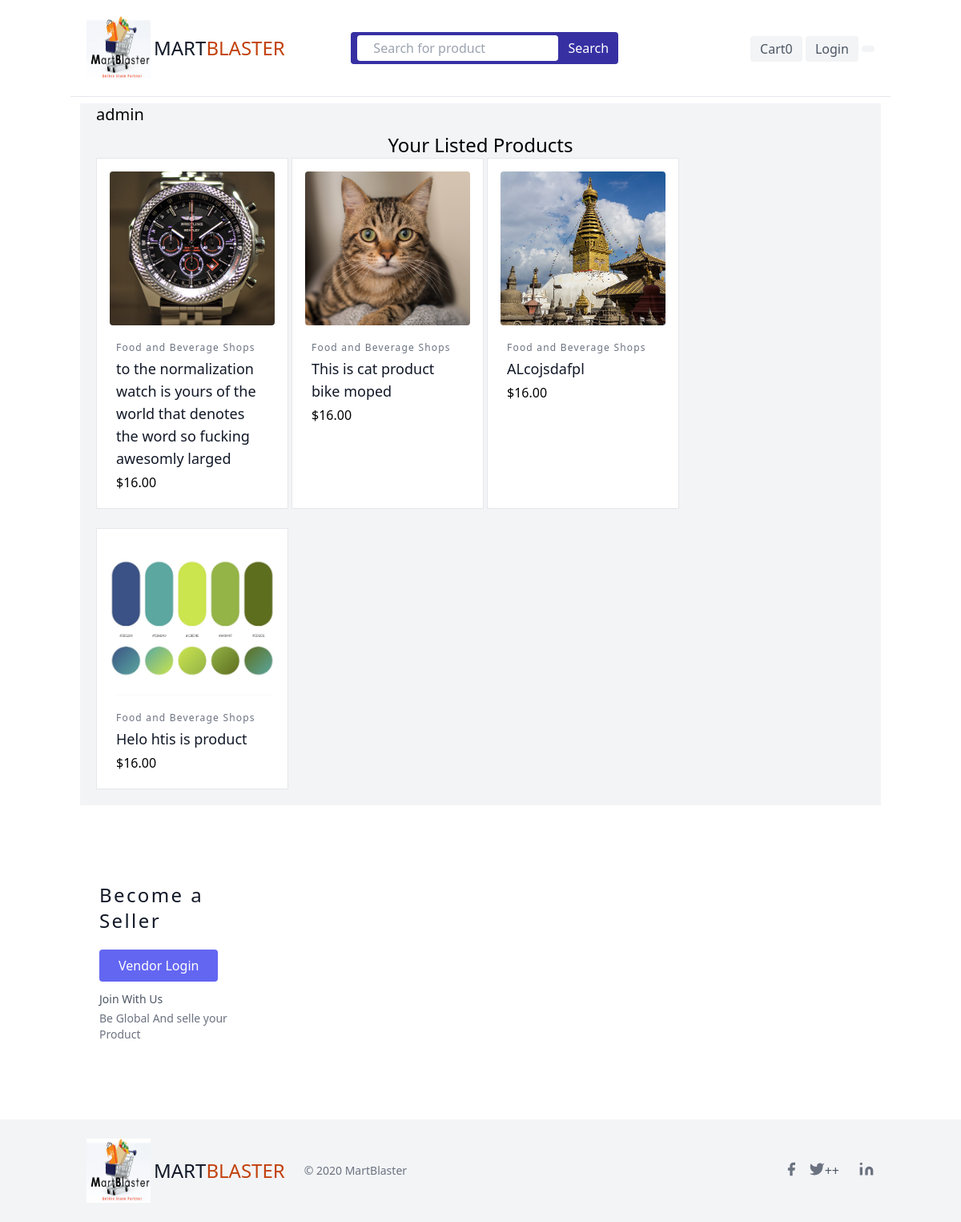
Page /vendors/1 on the earlier database version.
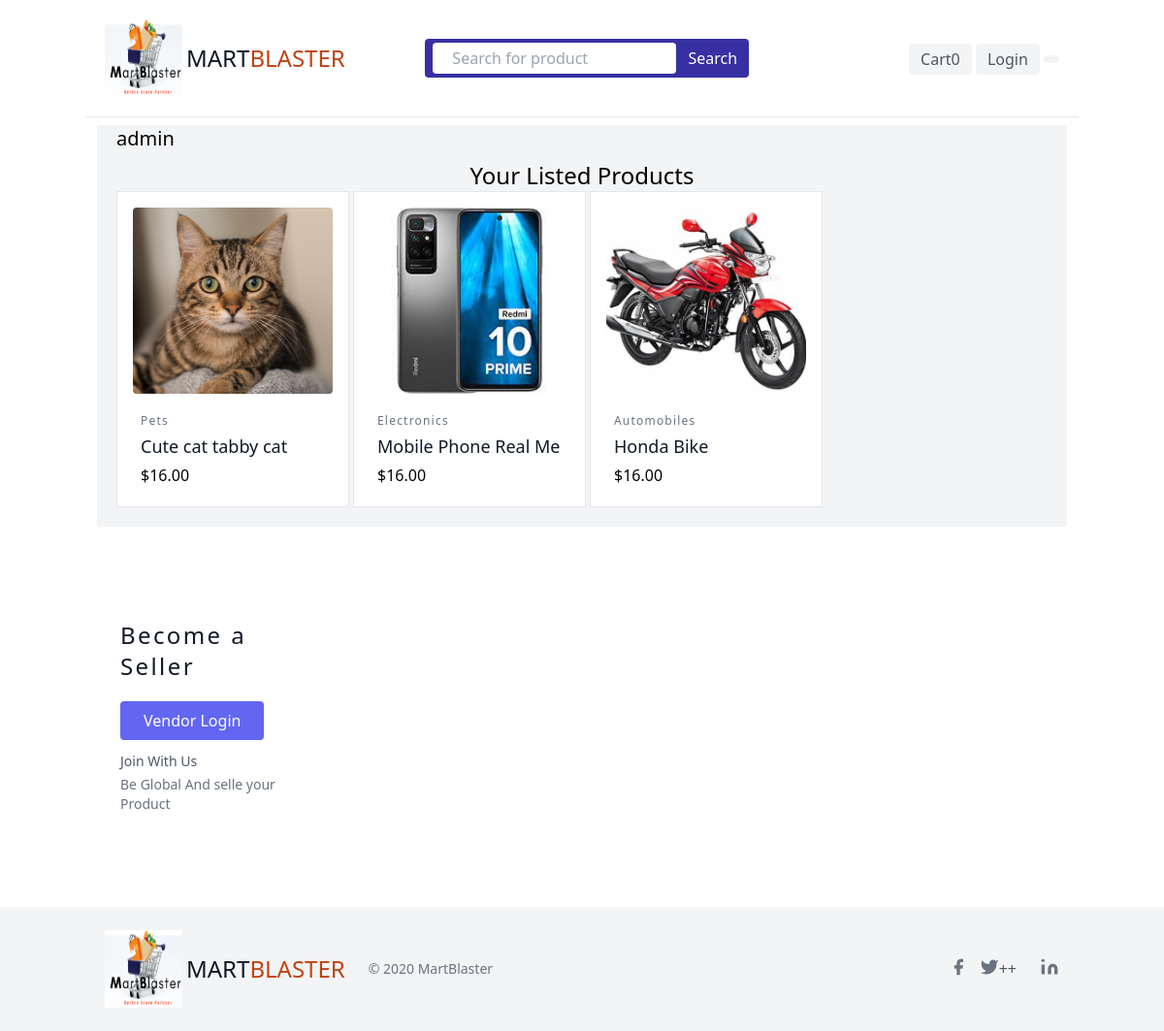
Same page on the later database version.
### store/models.py (models this page shows, shortened)
class Product(models.Model):
    DRAFT = 'draft'
    WAITING_APPROVAL = 'waitingapproval'
    ACTIVE = 'active'
    DELETED = 'deleted'
    STATUS_CHOICES = (
        (DRAFT, 'Draft'),
        (WAITING_APPROVAL, 'Waiting approval'),
        (ACTIVE, 'Active'),
        (DELETED, 'Deleted'),
    )
    category = models.ForeignKey(Category, related_name='products', on_delete=models.CASCADE)
    vendor = models.ForeignKey(Pasal, related_name='products', on_delete=models.CASCADE,null=True)
    added_by=models.ForeignKey(User,related_name='products',on_delete=models.CASCADE)
    title = models.CharField(max_length=255)
    slug = models.SlugField(max_length=255)
    description = models.TextField(blank=True, null=True)
    price = models.DecimalField(max_digits=8, decimal_places=2)
    date_added = models.DateTimeField(auto_now_add=True)
    image = models.ImageField(upload_to='uploads/', blank=True, null=True)
    thumbnail = models.ImageField(upload_to='uploads/', blank=True, null=True)
    status = models.CharField(max_length=50, choices=STATUS_CHOICES, default=ACTIVE)
    class Meta:
        ordering = ['-date_added']

class Category(models.Model):
    title=models.CharField(max_length=200)
    slug=models.SlugField(unique=True)
    ordering = models.IntegerField(default=0)
    def __str__(self):
        return self.title
    class Meta:
        verbose_name='Category'
        verbose_name_plural="Categories"
        ordering = ['ordering']

### userProfile/views.py (the view)
# urls.py: path('',include('userProfile.urls',namespace='vendor_detail'))
def vendor_detail(request,pk):
    user=User.objects.get(pk=pk)
    context={
        'user':user
    }
    return render(request, 'user_profile/vendor_detail.html',context)

### store/cart.py (called while the page is built)
    def cart_len(self):
        return len(self.cart)

### store/cart_context_preprocessor.py (called while the page is built)
def cart(request):
    return {'cart':Cart(request)}

### store/templatetags/main_nav.py (called while the page is built)
@register.inclusion_tag('includes/main_nav.html')
def main_nav():
    main_nav=Main_Navigation.objects.all()
    return {'main_nav':main_nav}

### userProfile/templates/user_profile/vendor_detail.html
{% extends 'base.html' %}
{% block main_content %}
<main class="w-5/6 bg-gray-100 mx-auto px-5">
<h2 class="text-xl my-2">{% firstof user.get_full_name user.username %}</h2>
<h3 class="text-2xl text-center">Your Listed Products</h3>
<div class="flex flex-wrap gap-1">
    {% for product in user.products.all  %}
  <div class="lg:w-1/4 md:w-1/2 p-4 w-full bg-white border mb-5 hover:shadow-xl   ">
    <a href="{% url 'store:Product_detail' product.id%}" class="block relative h-48 rounded overflow-hidden">
      {% if product.image %}
      <img alt="ecommerce" class="object-cover object-center w-full h-full block" src="{{product.image.url}}">
      {%endif%}
    </a>
    <a href="{% url 'store:Product_detail' product.id %}">
    <div class="mt-4  px-2 py-1">
      <h3 class="text-gray-500 text-xs tracking-widest title-font mb-1">{{product.category}}</h3>
      <h2 class="text-gray-900 title-font text-lg font-medium">{{product.title}}</h2>
      <p class="mt-1">$16.00</p>
    </div>
  </a>
  </div>
  {%endfor%}
</div>
</main>
{% endblock %}

Differences in the rows shown:
no longer on this page (row edited): Product: image (picture), category "Food and Beverage Shops", title "to the normalization watch is yours of the world that denotes the word so fucking awesomly larged"
no longer on this page (row edited): Product: image (picture), category "Food and Beverage Shops", title "Helo htis is product"
changed Product: category "Food and Beverage Shops" → "Pets"; title "This is cat product bike moped" → "Cute cat tabby cat"
changed Product: image: a different picture; category "Food and Beverage Shops" → "Electronics"; title "ALcojsdafpl" → "Mobile Phone Real Me"
now on this page (row edited): Product: image (picture), category "Automobiles", title "Honda Bike"
